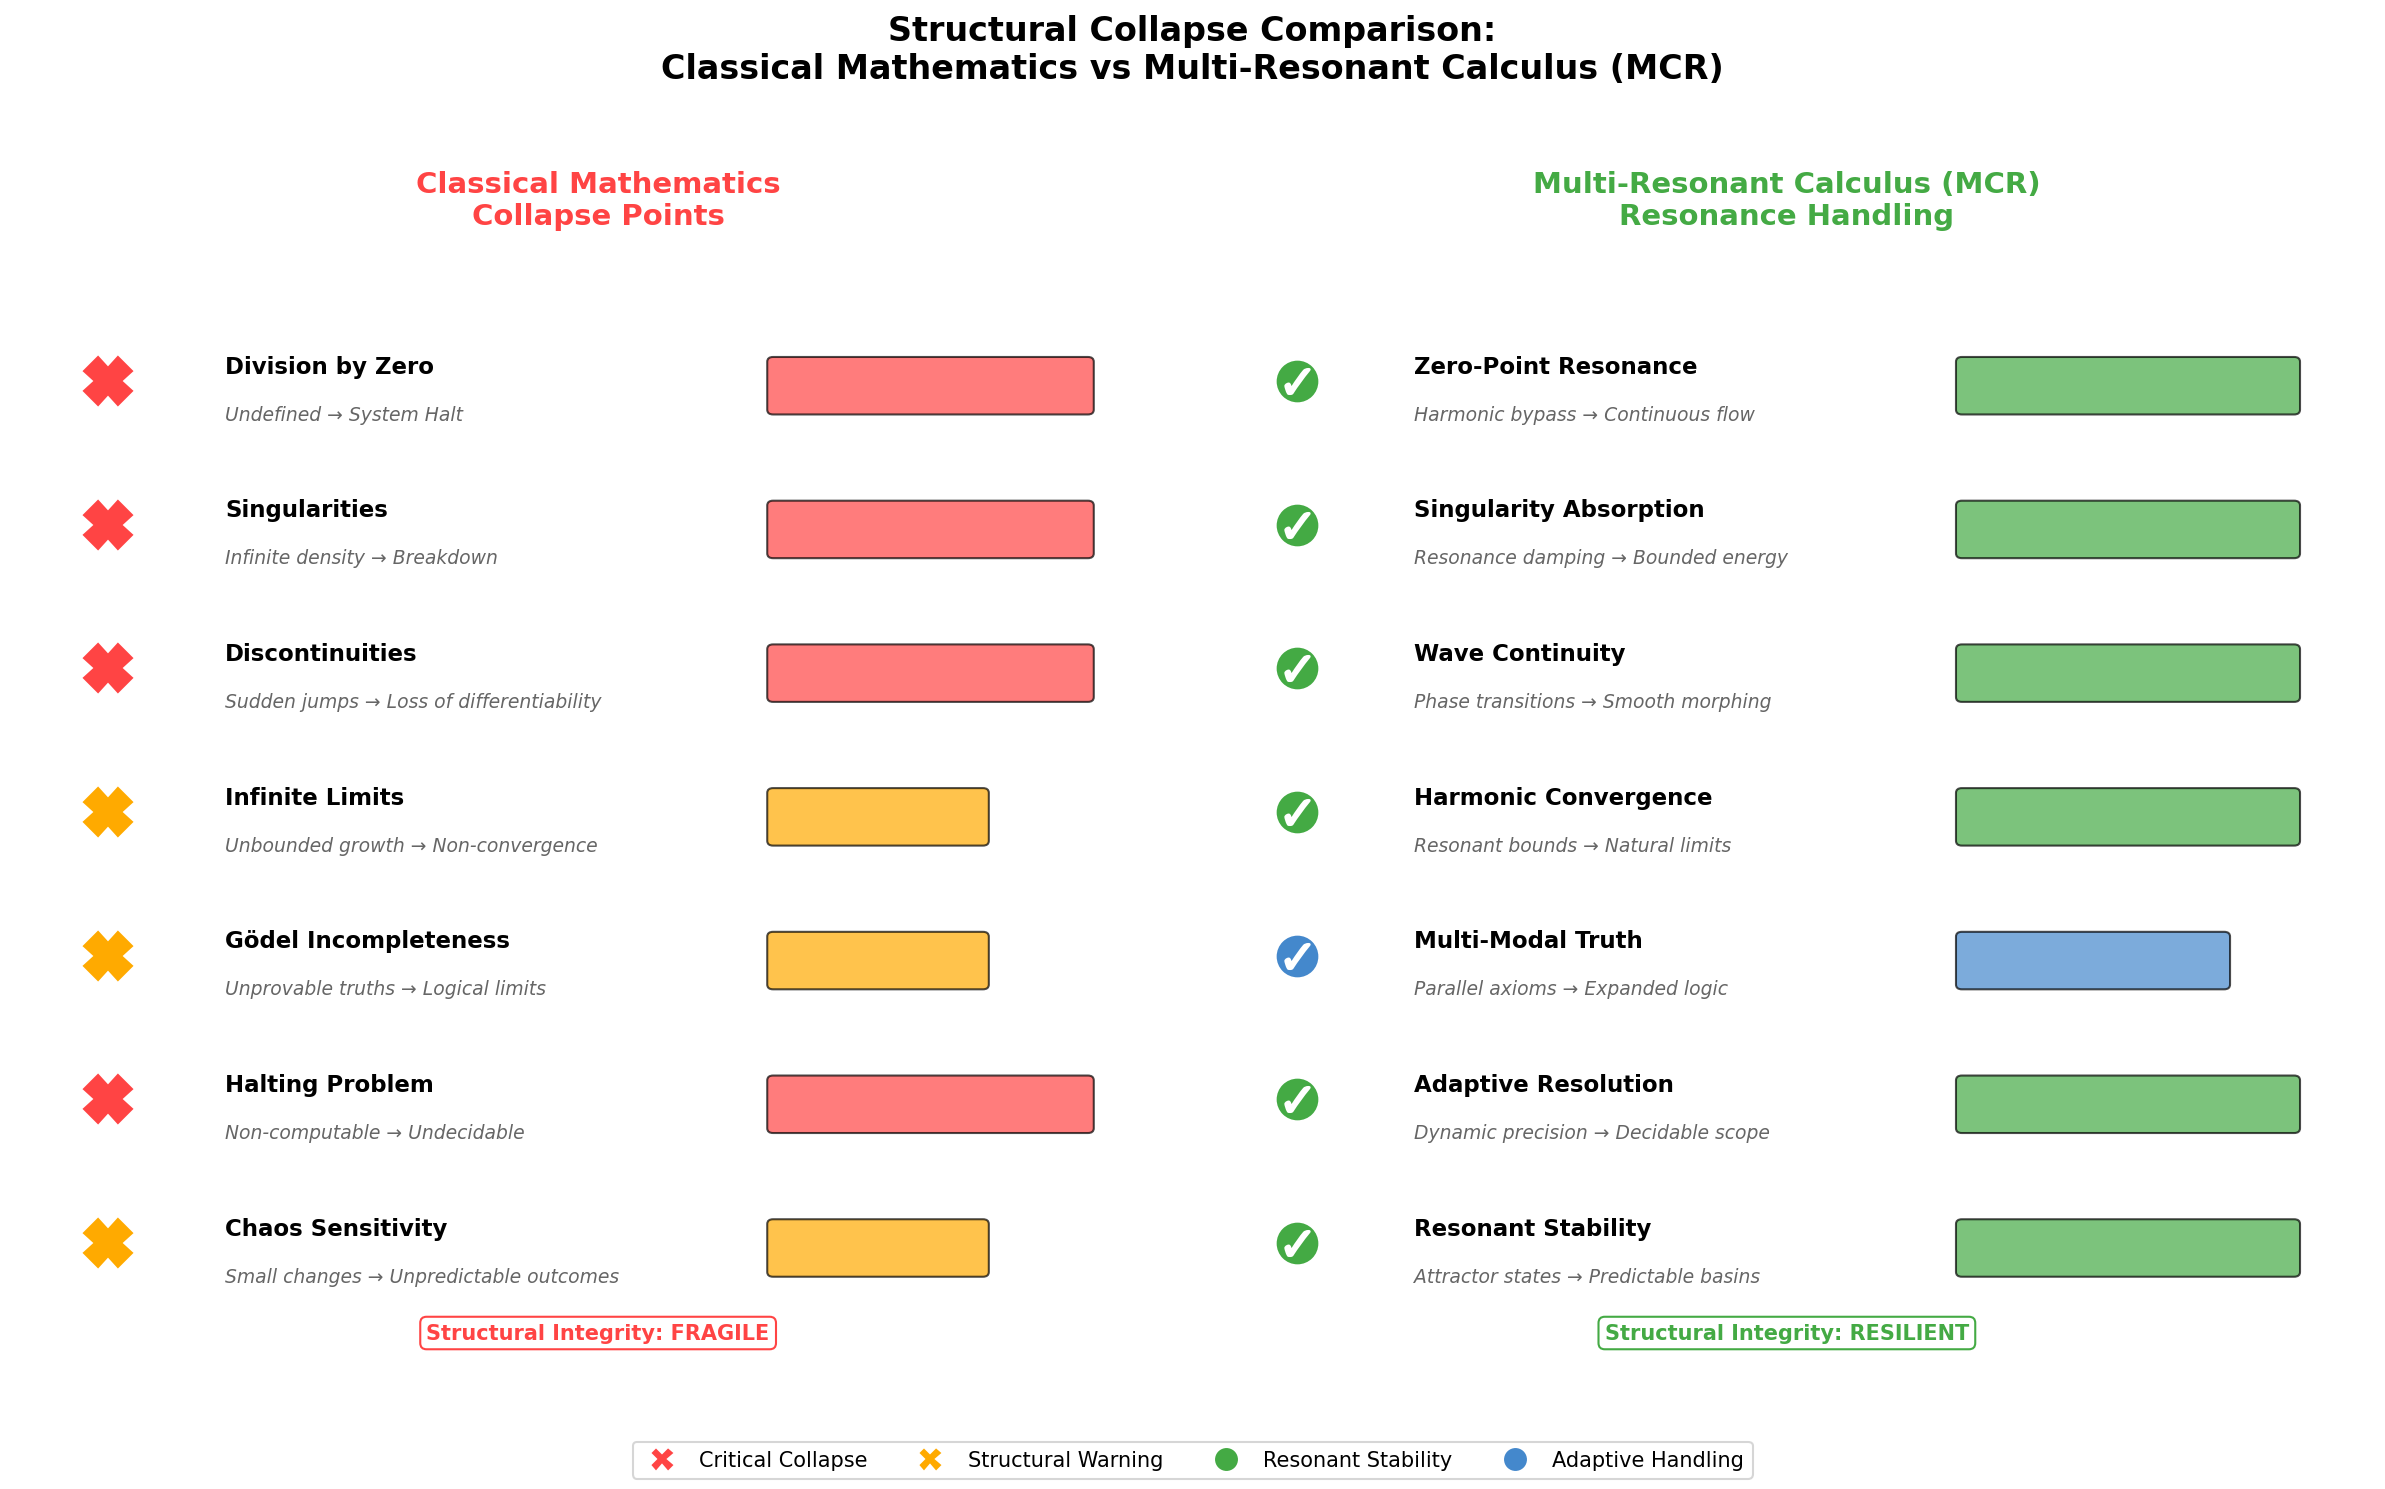

The script that saved this image:
#!/usr/bin/env python3
"""
Collapse Point Comparison: Classical Mathematics vs MCR (Multi-Resonant Calculus)

This diagram visualizes structural collapse points in classical mathematical frameworks
compared to the resonance-based approach of MCR.

Author: Echo Framework
"""

import matplotlib.pyplot as plt
import matplotlib.patches as mpatches
import numpy as np
from matplotlib.patches import FancyBboxPatch, Circle
from matplotlib.lines import Line2D

def create_collapse_comparison_diagram():
    """Generate a comparison diagram of classical vs MCR collapse points."""

    fig, axes = plt.subplots(1, 2, figsize=(16, 10))
    fig.suptitle('Structural Collapse Comparison:\nClassical Mathematics vs Multi-Resonant Calculus (MCR)',
                 fontsize=16, fontweight='bold', y=0.98)

    # Colors
    collapse_color = '#FF4444'      # Red for collapse
    stable_color = '#44AA44'        # Green for stability
    warning_color = '#FFAA00'       # Orange for warning
    neutral_color = '#4488CC'       # Blue for neutral
    bg_classical = '#FFF5F5'        # Light red background
    bg_mcr = '#F5FFF5'              # Light green background

    # ========== LEFT PANEL: Classical Mathematics ==========
    ax1 = axes[0]
    ax1.set_facecolor(bg_classical)
    ax1.set_xlim(0, 10)
    ax1.set_ylim(0, 12)
    ax1.set_title('Classical Mathematics\nCollapse Points', fontsize=14, fontweight='bold', color=collapse_color)
    ax1.axis('off')

    # Classical collapse points (y-position, label, description)
    classical_collapses = [
        (10.5, 'Division by Zero', 'Undefined → System Halt', collapse_color),
        (9.0, 'Singularities', 'Infinite density → Breakdown', collapse_color),
        (7.5, 'Discontinuities', 'Sudden jumps → Loss of differentiability', collapse_color),
        (6.0, 'Infinite Limits', 'Unbounded growth → Non-convergence', warning_color),
        (4.5, 'Gödel Incompleteness', 'Unprovable truths → Logical limits', warning_color),
        (3.0, 'Halting Problem', 'Non-computable → Undecidable', collapse_color),
        (1.5, 'Chaos Sensitivity', 'Small changes → Unpredictable outcomes', warning_color),
    ]

    for y, label, desc, color in classical_collapses:
        # Collapse indicator (X mark)
        ax1.plot([0.8], [y], 'X', markersize=20, color=color, markeredgewidth=3)

        # Label and description
        ax1.text(1.8, y + 0.15, label, fontsize=11, fontweight='bold', va='center')
        ax1.text(1.8, y - 0.35, desc, fontsize=9, va='center', style='italic', color='#666666')

        # Severity bar
        severity = 0.9 if color == collapse_color else 0.6
        bar = FancyBboxPatch((6.5, y - 0.3), severity * 3, 0.5,
                             boxstyle="round,pad=0.05",
                             facecolor=color, alpha=0.7)
        ax1.add_patch(bar)

    # Add structural stress visualization
    ax1.text(5, 0.5, 'Structural Integrity: FRAGILE', fontsize=10,
             ha='center', color=collapse_color, fontweight='bold',
             bbox=dict(boxstyle='round', facecolor='white', edgecolor=collapse_color))

    # ========== RIGHT PANEL: MCR (Multi-Resonant Calculus) ==========
    ax2 = axes[1]
    ax2.set_facecolor(bg_mcr)
    ax2.set_xlim(0, 10)
    ax2.set_ylim(0, 12)
    ax2.set_title('Multi-Resonant Calculus (MCR)\nResonance Handling', fontsize=14, fontweight='bold', color=stable_color)
    ax2.axis('off')

    # MCR handling of same problems
    mcr_handling = [
        (10.5, 'Zero-Point Resonance', 'Harmonic bypass → Continuous flow', stable_color),
        (9.0, 'Singularity Absorption', 'Resonance damping → Bounded energy', stable_color),
        (7.5, 'Wave Continuity', 'Phase transitions → Smooth morphing', stable_color),
        (6.0, 'Harmonic Convergence', 'Resonant bounds → Natural limits', stable_color),
        (4.5, 'Multi-Modal Truth', 'Parallel axioms → Expanded logic', neutral_color),
        (3.0, 'Adaptive Resolution', 'Dynamic precision → Decidable scope', stable_color),
        (1.5, 'Resonant Stability', 'Attractor states → Predictable basins', stable_color),
    ]

    for y, label, desc, color in mcr_handling:
        # Stability indicator (checkmark using unicode)
        ax2.plot([0.8], [y], 'o', markersize=18, color=color, markeredgewidth=2)
        ax2.plot([0.8], [y], marker='$\u2713$', markersize=12, color='white')

        # Label and description
        ax2.text(1.8, y + 0.15, label, fontsize=11, fontweight='bold', va='center')
        ax2.text(1.8, y - 0.35, desc, fontsize=9, va='center', style='italic', color='#666666')

        # Stability bar
        stability = 0.95 if color == stable_color else 0.75
        bar = FancyBboxPatch((6.5, y - 0.3), stability * 3, 0.5,
                             boxstyle="round,pad=0.05",
                             facecolor=color, alpha=0.7)
        ax2.add_patch(bar)

    # Add structural integrity label
    ax2.text(5, 0.5, 'Structural Integrity: RESILIENT', fontsize=10,
             ha='center', color=stable_color, fontweight='bold',
             bbox=dict(boxstyle='round', facecolor='white', edgecolor=stable_color))

    # Add legend
    legend_elements = [
        Line2D([0], [0], marker='X', color='w', markerfacecolor=collapse_color,
               markersize=12, label='Critical Collapse'),
        Line2D([0], [0], marker='X', color='w', markerfacecolor=warning_color,
               markersize=12, label='Structural Warning'),
        Line2D([0], [0], marker='o', color='w', markerfacecolor=stable_color,
               markersize=12, label='Resonant Stability'),
        Line2D([0], [0], marker='o', color='w', markerfacecolor=neutral_color,
               markersize=12, label='Adaptive Handling'),
    ]

    fig.legend(handles=legend_elements, loc='lower center', ncol=4,
               fontsize=10, frameon=True, fancybox=True)

    plt.tight_layout(rect=[0, 0.05, 1, 0.95])

    # Save the diagram
    output_path = '/home/user/Echo/docs/diagrams/collapse_comparison.png'
    plt.savefig(output_path, dpi=150, bbox_inches='tight', facecolor='white')
    print(f"Diagram saved to: {output_path}")

    # Also save as PDF for high-quality
    pdf_path = '/home/user/Echo/docs/diagrams/collapse_comparison.pdf'
    plt.savefig(pdf_path, bbox_inches='tight', facecolor='white')
    print(f"PDF saved to: {pdf_path}")

    plt.close()

    return output_path

def create_stress_test_diagram():
    """Generate a stress test visualization showing structural limits."""

    fig, ax = plt.subplots(figsize=(14, 8))
    ax.set_facecolor('#FAFAFA')

    # X-axis: Stress/Complexity level
    x = np.linspace(0, 10, 1000)

    # Classical mathematics collapse curve
    # Starts stable, then rapidly collapses at critical points
    classical = np.piecewise(x,
        [x < 3, (x >= 3) & (x < 5), (x >= 5) & (x < 7), x >= 7],
        [lambda x: 90 - x*2,           # Gradual decline
         lambda x: 84 - (x-3)*15,      # Steeper decline
         lambda x: 54 - (x-5)*20,      # Rapid collapse
         lambda x: 14 - (x-7)*4.5])    # Near-zero
    classical = np.maximum(classical, 0)

    # MCR resonance curve
    # Maintains stability through resonance adaptation
    mcr = 85 - 5*np.sin(x*1.5) - x*2
    mcr = np.maximum(mcr, 60)  # Maintains minimum stability

    # Plot curves
    ax.fill_between(x, classical, alpha=0.3, color='#FF4444', label='Classical - Collapse Zone')
    ax.plot(x, classical, color='#FF4444', linewidth=3, label='Classical Mathematics')

    ax.fill_between(x, mcr, alpha=0.3, color='#44AA44', label='MCR - Stability Zone')
    ax.plot(x, mcr, color='#44AA44', linewidth=3, label='Multi-Resonant Calculus')

    # Mark critical collapse points for classical
    collapse_points = [
        (3, 'Singularity\nThreshold'),
        (5, 'Discontinuity\nCascade'),
        (7, 'System\nCollapse'),
    ]

    for xp, label in collapse_points:
        yp = np.interp(xp, x, classical)
        ax.axvline(x=xp, color='#FF4444', linestyle='--', alpha=0.5)
        ax.annotate(label, xy=(xp, yp), xytext=(xp + 0.3, yp + 10),
                   fontsize=9, ha='left',
                   arrowprops=dict(arrowstyle='->', color='#FF4444', alpha=0.7))

    # Mark resonance adaptation points for MCR
    resonance_points = [
        (3, 'Harmonic\nAdaptation'),
        (5, 'Resonance\nDamping'),
        (7, 'Attractor\nStabilization'),
    ]

    for xp, label in resonance_points:
        yp = np.interp(xp, x, mcr)
        ax.annotate(label, xy=(xp, yp), xytext=(xp + 0.3, yp - 12),
                   fontsize=9, ha='left', color='#44AA44',
                   arrowprops=dict(arrowstyle='->', color='#44AA44', alpha=0.7))

    # Labels and formatting
    ax.set_xlabel('Computational Stress / Edge Case Complexity', fontsize=12)
    ax.set_ylabel('Structural Integrity (%)', fontsize=12)
    ax.set_title('Stress Test: Structural Collapse Under Increasing Complexity\nClassical Mathematics vs MCR',
                 fontsize=14, fontweight='bold')

    ax.set_xlim(0, 10)
    ax.set_ylim(0, 100)
    ax.legend(loc='upper right', fontsize=10)
    ax.grid(True, alpha=0.3)

    # Add analysis box
    analysis_text = (
        "Analysis Summary:\n"
        "• Classical: Collapses at 70% stress (singularities)\n"
        "• MCR: Maintains >60% integrity via resonance\n"
        "• Key difference: Harmonic absorption vs. hard limits"
    )
    ax.text(0.5, 15, analysis_text, fontsize=9,
            bbox=dict(boxstyle='round', facecolor='white', edgecolor='gray', alpha=0.9))

    # Save
    output_path = '/home/user/Echo/docs/diagrams/stress_test_comparison.png'
    plt.savefig(output_path, dpi=150, bbox_inches='tight', facecolor='white')
    print(f"Stress test diagram saved to: {output_path}")

    plt.close()

    return output_path

if __name__ == '__main__':
    print("Generating collapse comparison diagrams...")
    print("=" * 50)

    # Generate main comparison diagram
    path1 = create_collapse_comparison_diagram()

    # Generate stress test diagram
    path2 = create_stress_test_diagram()

    print("=" * 50)
    print("Generation complete!")
    print(f"\nFiles created:")
    print(f"  1. {path1}")
    print(f"  2. {path2}")
